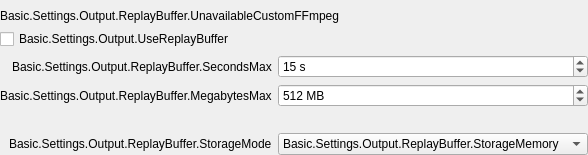
                  <widget class="QWidget" name="advOutputReplayTab">
                   <attribute name="title">
                    <string>ReplayBuffer</string>
                   </attribute>
                   <layout class="QVBoxLayout" name="verticalLayout_22">
                    <property name="leftMargin">
                     <number>0</number>
                    </property>
                    <property name="topMargin">
                     <number>9</number>
                    </property>
                    <property name="rightMargin">
                     <number>0</number>
                    </property>
                    <property name="bottomMargin">
                     <number>0</number>
                    </property>
                    <item>
                     <widget class="QFrame" name="advOutputReplayFrame">
                      <property name="lineWidth">
                       <number>0</number>
                      </property>
                      <layout class="QVBoxLayout" name="verticalLayout_29">
                       <property name="leftMargin">
                        <number>0</number>
                       </property>
                       <property name="topMargin">
                        <number>0</number>
                       </property>
                       <property name="rightMargin">
                        <number>0</number>
                       </property>
                       <property name="bottomMargin">
                        <number>0</number>
                       </property>
                       <item>
                        <widget class="QLabel" name="advReplayBufCustomFFmpeg">
                         <property name="text">
                          <string>Basic.Settings.Output.ReplayBuffer.UnavailableCustomFFmpeg</string>
                         </property>
                         <property name="class" stdset="0">
                          <string>text-warning</string>
                         </property>
                        </widget>
                       </item>
                       <item>
                        <widget class="QCheckBox" name="advReplayBuf">
                         <property name="text">
                          <string>Basic.Settings.Output.UseReplayBuffer</string>
                         </property>
                        </widget>
                       </item>
                       <item>
                        <widget class="QFrame" name="advReplayBufferFrame">
                         <property name="sizePolicy">
                          <sizepolicy hsizetype="Preferred" vsizetype="Preferred">
                           <horstretch>0</horstretch>
                           <verstretch>0</verstretch>
                          </sizepolicy>
                         </property>
                         <layout class="QFormLayout" name="formLayout_30">
                          <property name="fieldGrowthPolicy">
                           <enum>QFormLayout::FieldGrowthPolicy::AllNonFixedFieldsGrow</enum>
                          </property>
                          <property name="labelAlignment">
                           <set>Qt::AlignmentFlag::AlignRight|Qt::AlignmentFlag::AlignTrailing|Qt::AlignmentFlag::AlignVCenter</set>
                          </property>
                          <property name="leftMargin">
                           <number>0</number>
                          </property>
                          <property name="topMargin">
                           <number>0</number>
                          </property>
                          <property name="rightMargin">
                           <number>0</number>
                          </property>
                          <property name="bottomMargin">
                           <number>0</number>
                          </property>
                          <item row="0" column="0">
                           <widget class="QLabel" name="advRBSecMaxLabel">
                            <property name="text">
                             <string>Basic.Settings.Output.ReplayBuffer.SecondsMax</string>
                            </property>
                           </widget>
                          </item>
                          <item row="0" column="1">
                           <widget class="OBS::SpinBox" name="advRBSecMax">
                            <property name="suffix">
                             <string notr="true"> s</string>
                            </property>
                            <property name="minimum">
                             <number>5</number>
                            </property>
                            <property name="maximum">
                             <number>21600</number>
                            </property>
                            <property name="value">
                             <number>15</number>
                            </property>
                           </widget>
                          </item>
                          <item row="1" column="1">
                           <widget class="OBS::SpinBox" name="advRBMegsMax">
                            <property name="suffix">
                             <string> MB</string>
                            </property>
                            <property name="minimum">
                             <number>20</number>
                            </property>
                            <property name="maximum">
                             <number>8388608</number>
                            </property>
                            <property name="value">
                             <number>512</number>
                            </property>
                           </widget>
                          </item>
                          <item row="1" column="0">
                           <widget class="QLabel" name="advRBMegsMaxLabel">
                            <property name="text">
                             <string>Basic.Settings.Output.ReplayBuffer.MegabytesMax</string>
                            </property>
                           </widget>
                          </item>
                          <item row="2" column="1">
                           <widget class="QLabel" name="advRBEstimate">
                            <property name="text">
                             <string notr="true"/>
                            </property>
                           </widget>
                          </item>
                          <item row="3" column="0">
                           <widget class="QLabel" name="advRBStorageModeLabel">
                            <property name="text">
                             <string>Basic.Settings.Output.ReplayBuffer.StorageMode</string>
                            </property>
                           </widget>
                          </item>
                          <item row="3" column="1">
                           <widget class="QComboBox" name="advRBStorageMode">
                            <item>
                             <property name="text">
                              <string>Basic.Settings.Output.ReplayBuffer.StorageMemory</string>
                             </property>
                            </item>
                            <item>
                             <property name="text">
                              <string>Basic.Settings.Output.ReplayBuffer.StorageDisk</string>
                             </property>
                            </item>
                           </widget>
                          </item>
                         </layout>
                        </widget>
                       </item>
                      </layout>
                     </widget>
                    </item>
                    <item>
                     <spacer name="verticalSpacer">
                      <property name="orientation">
                       <enum>Qt::Orientation::Vertical</enum>
                      </property>
                      <property name="sizeHint" stdset="0">
                       <size>
                        <width>20</width>
                        <height>0</height>
                       </size>
                      </property>
                     </spacer>
                    </item>
                   </layout>
                  </widget>
